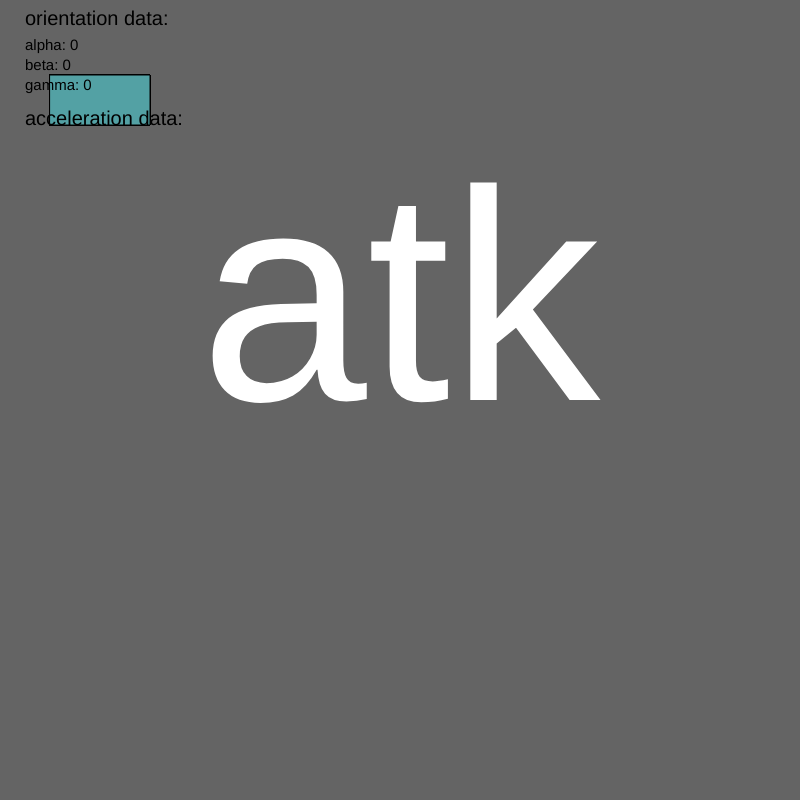
Frame 1 (no input)
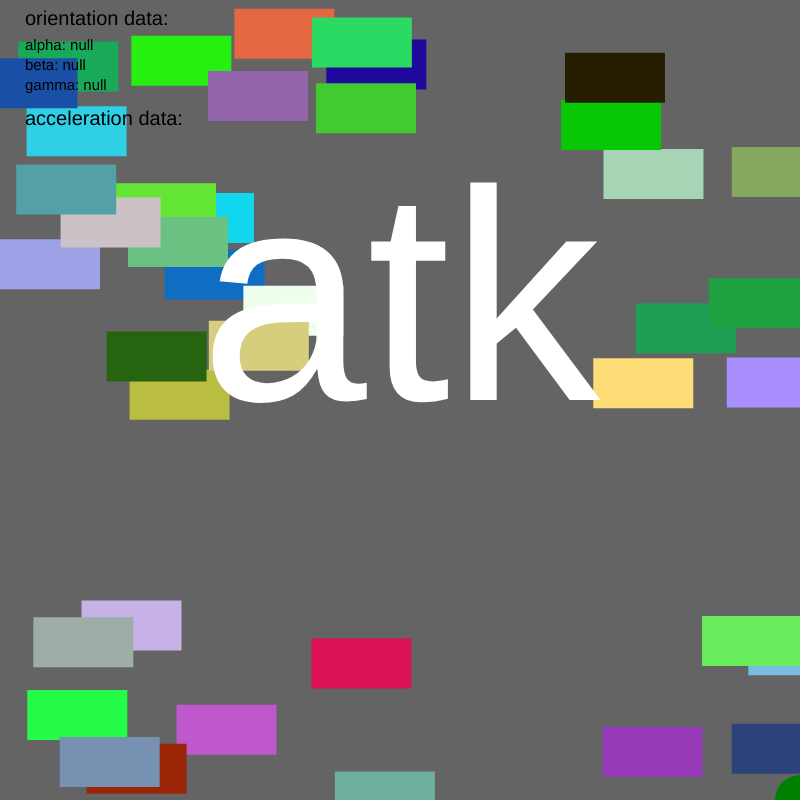
Frame 60 (no input)
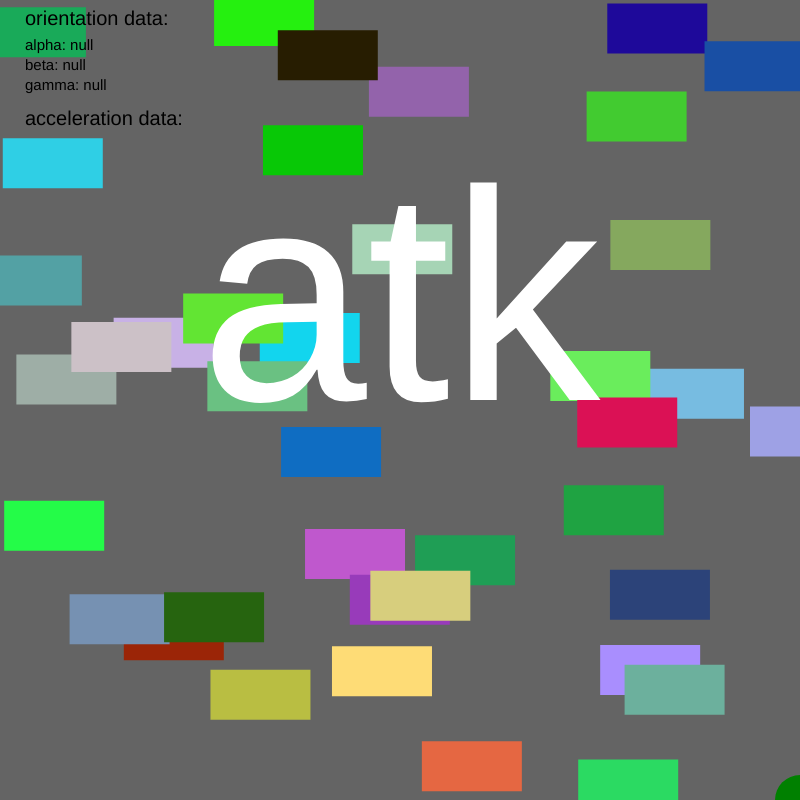
Frame 120 (the mouse pressed at the canvas centre since frame 60)

The p5.js sketch that drew these frames (run headless with seeded random() and noise() and a simulated clock; from frame 60 on, the mouse is pressed at the canvas centre):

// p5.js sketch
// ── sketch.js
var cars = [];
var frogPos ;
var alpha, beta, gamma; // orientation data
var xPosition = 0;
var yPosition = 0;
var x = 0; // acceleration data
var y = 0;
var z = 0;
function setup() {
  // put setup code here
  createCanvas(800, 800);
  alpha = 0;
    beta = 0;
    gamma = 0;

  rectMode(CENTER) ;
  for(var i = 0; i < 40; i++) {
  cars.push(new Car()) ;
  }
  frogPos = createVector(width/2, height- 80) ;
}

function draw() {
  // put drawing code here
  background(100);
  xPosition = map(gamma, -60, 60, 0, width);
  yPosition = map(beta, -30, 30, 0, height);

  push(); // before you use translate, rotate, or scale commands, push and then pop after

  translate(xPosition, yPosition); // move everything over by x, y

  rotate(radians(alpha)); // using alpha in here so it doesn't feel bad
  fill('green');
  ellipse(frogPos.x, frogPos.y, 50, 50);
  pop();

    for(var i = 0; i < cars.length; i++){
  cars[i].display();
  cars[i].drive() ;

  //colli
  if (cars[i].pos.dist(frogPos) < 20) {
    cars.splice(i, 1) ;

  }
}
// DECORATIONS
 // Just a bunch of text commands to display data coming in from addEventListeners
 textAlign(LEFT);
 textSize(20);
 fill('black');
 text("orientation data:", 25, 25);
 textSize(15);
 text("alpha: " + alpha, 25, 50);
 text("beta: " + beta, 25, 70);
 text("gamma: " + gamma, 25, 90);
 textSize(20);
 text("acceleration data:", 25, 125);
 textSize(15);
 //text("x = " + x.toFixed(2), 25, 150); // .toFixed means just show (x) decimal places
 //text("y = " + y.toFixed(2), 25, 170);
 //text("z = " + z.toFixed(4), 25, 190);

 // MORE DECORATIONS - write that pretty ATK type on top.
 fill('white');
 noStroke();
 textSize(300);
 textAlign(CENTER);
 text("atk", width / 2, height / 2);
frogPos.x = xPosition;
frogPos.y = yPosition;

}

// HERE'S THE STUFF YOU NEED FOR READING IN DATA!!!



//checkForKeys() ;



function Car() {
//attributes
this.pos = createVector(100, 100) ;
this.vel = createVector(random(-5, 5), random(-5, 5));
this.r = random(255) ;
this.g = random(255) ;
this.b = random(255) ;
//methods
this.display = function (){
  fill(this.r, this.g, this.b);
  rect(this.pos.x, this.pos.y, 100, 50) ;


}

  this.drive = function () {
    this.pos.add(this.vel);
    if (this.pos.x > width) this.pos.x = 0;
    if (this.pos.x < 0) this.pos.x = width;
    if (this.pos.y > height) this.pos.y = 0;
    if (this.pos.y < 0) this.pos.y = height;

  }

}


function checkForKeys(){
  if (keyIsDown(LEFT_ARROW)) frogPos.x = frogPos.x - 5;
  if (keyIsDown(RIGHT_ARROW)) frogPos.x = frogPos.x + 5;
  if (keyIsDown(UP_ARROW)) frogPos.y = frogPos.y - 5;
  if (keyIsDown(DOWN_ARROW)) frogPos.y = frogPos.y + 5;

}

window.addEventListener('deviceorientation', function(e) {
  alpha = e.alpha;
  beta = e.beta;
  gamma = e.gamma;
});


// accelerometer Data
window.addEventListener('devicemotion', function(e) {
  // get accelerometer values
  x = e.acceleration.x;
  y = e.acceleration.y;
  z = e.acceleration.z;
});
